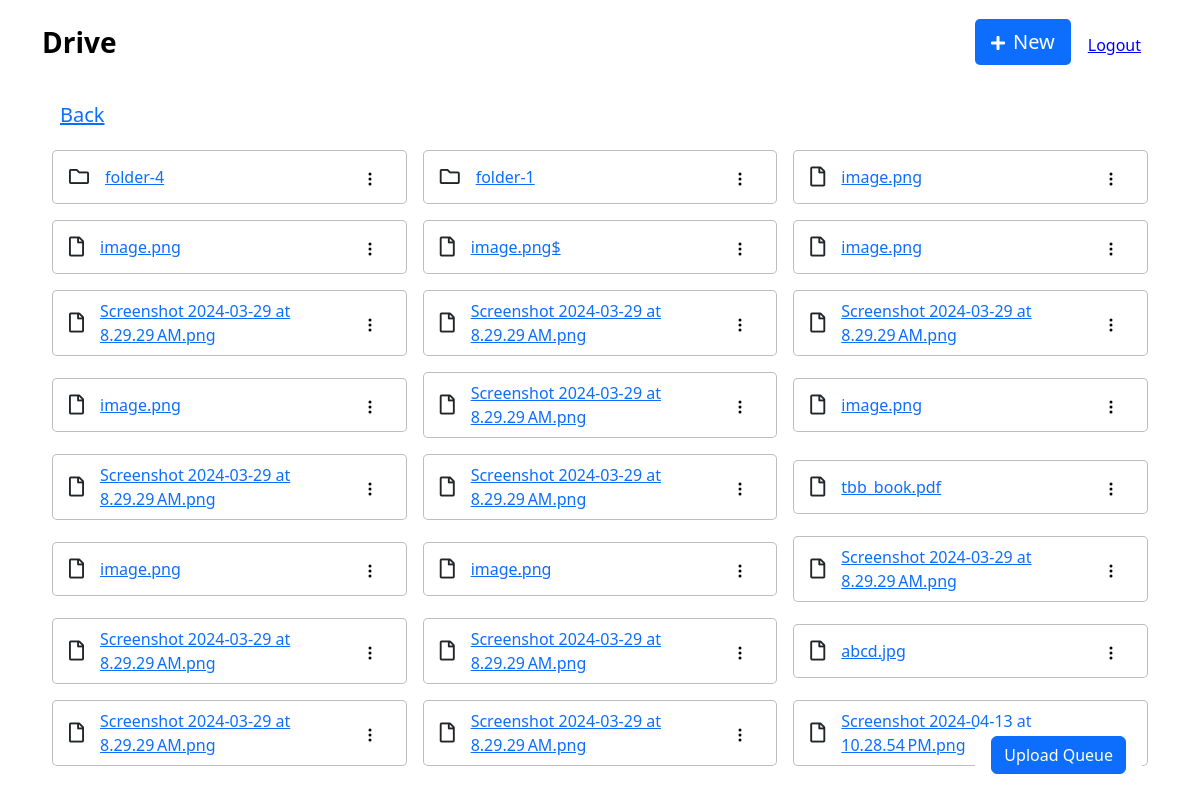
Page /drive/folders/ (signed in) on the committed database.
### drive/models.py (models this page shows)
class Folder(models.Model):
    name = models.CharField(max_length=100)
    created_at = models.DateTimeField(auto_now_add=True)
    parent_folder = models.ForeignKey('self', on_delete=models.CASCADE, null=True, blank=True)
    is_empty = models.BooleanField(default=True)
    user = models.ForeignKey(User, on_delete=models.CASCADE, null=True, blank=True)

class File(models.Model):
    name = models.CharField(max_length=100)
    created_at = models.DateTimeField(auto_now_add=True)
    object_key = models.CharField(max_length=300)
    folder = models.ForeignKey(Folder, on_delete=models.CASCADE, null=True, blank=True)
    user = models.ForeignKey(User, on_delete=models.CASCADE, null=True, blank=True)

### drive/views.py (the view, shortened to what this page needs)
# urls.py: path('folders/', FolderListView.as_view()),
class FolderListView(LoginRequiredMixin, View):
    template_name = "main.html"
    def get(self, request, *args, **kwargs):
        context = {}
        folder_id = self.kwargs.get('folder_id', None)
        if folder_id:
            folder = Folder.objects.get(id=folder_id, user=request.user)
            context['parent_folder_id'] = folder.parent_folder and folder.parent_folder.id
        context['folder_id'] = folder_id
        context['folders'] = Folder.objects.filter(parent_folder=folder_id, user=request.user)
        context['files'] =  File.objects.filter(folder=folder_id, user=request.user)
        request.session['current_folder_id'] = folder_id
        return render(request, 'main.html', context)

### drive/templates/main.html (shortened to what this page needs)
{% extends 'partials/base.html' %}
{% block content %}
<main style="font-size: 20px;">
    <nav class="navbar navbar-expand-md bg-body py-3">
        <div class="container"><a class="navbar-brand d-flex align-items-center" href="#"><span class="fs-3 fw-bold">Drive</span></a>
            <div class="collapse navbar-collapse" id="navcol-2">
                <ul class="navbar-nav ms-auto">
                    <li class="nav-item dropdown"><a class="nav-link" aria-expanded="false" data-bs-toggle="dropdown" href="#" style="background: rgb(13,110,253);color: rgb(255,255,255);border-radius: 5px;padding: 8px 16px;"><i class="fas fa-plus fs-6 me-2 align-self-end"></i>New</a>
                    </li>
                </ul>
            </div>
            <form method="post" action="{% url 'users:logout' %}">
                <button class="btn ps-3 pb-0 pe-3 ms-0" style="font-size: 16px; color:blue; text-decoration:underline;">Logout</button>
            </form>
        </div>
    </nav>
<div class="container-fliud"  style="padding: 0px 32px;">
    <div class="row gx-2 gy-2" id="file-items" style="padding: 8px 16px;">
        <div style="padding: 8px 16px;">
            {% if parent_folder_id %}
            <a href="/drive/folders/{{ parent_folder_id }}"> Back </a>
            {% else %}
            <a href="/drive/"> Back </a>
            {% endif %}
        </div>
        {% for item in folders %}
            {% include './partials/folder_item.html' with item=item rename_modal_id="#modal-4" delete_modal_id="#modal-5" %}
        {% endfor %}
        {% for item in files %}
            {% include './partials/file_item.html' with item=item rename_modal_id="#modal-2" delete_modal_id="#modal-3" %}
        {% endfor %}
    </div>
</div>
<div  class="position-fixed me-5" style="background: var(--bs-body-bg);right: 10px;bottom: 10px;padding: 8px 16px;text-align: left;">
    <a id="dropdown-btn" class="btn btn-primary mb-2" data-bs-toggle="collapse" aria-expanded="false" aria-controls="collapse-1" href="#" role="button" style="width: 100%;">Upload Queue</a>
</div>
</main>
{% endblock %}

### drive/templates/partials/file_item.html (shortened to what this page needs)
{% extends './item_card.html' %}
{% block data_attr %}
    data-file-id="{{ item.id}}" data-file-name="{{ item.name}}"
{% endblock%}
{% block card_content %}
    <i class="far fa-file" style="font-size: 20px;"></i>
    <a class="file-item-link pe-auto" href="#"> {{ item.name}} </a>
{% endblock %}

### drive/templates/partials/item_card.html (shortened to what this page needs)
<div class="align-self-center col-12 col-sm-6 col-md-4 col-lg-4 col-xl-4 col-xxl-3" style="padding: 4px 8px;"  {% block data_attr %} {% endblock%}>
    <div class="d-flex justify-content-between align-items-center" style="padding: 8px 16px;font-size: 16px;background: var(--bs-body-bg); border: 1px solid rgba(132,135,139,0.55);border-radius: 5px;">
        <div class="d-flex justify-content-between align-items-center gap-3" >
            {% block card_content %} {% endblock %}
        </div>
        <div>
            <div class="dropdown show">
                <button class="btn btn-primary" aria-expanded="true" data-bs-toggle="dropdown" type="button" style="background: var(--bs-btn-disabled-color);color: rgb(5,5,5);border-style: none;">
                    {% include './three_dot_icon.html' %}
                </button>
            </div>
        </div>
    </div>
</div>

### drive/templates/partials/three_dot_icon.html
<svg xmlns="http://www.w3.org/2000/svg" width="1em" height="1em" fill="currentColor" viewBox="0 0 16 16" class="bi bi-three-dots-vertical">
    <path d="M9.5 13a1.5 1.5 0 1 1-3 0 1.5 1.5 0 0 1 3 0m0-5a1.5 1.5 0 1 1-3 0 1.5 1.5 0 0 1 3 0m0-5a1.5 1.5 0 1 1-3 0 1.5 1.5 0 0 1 3 0"></path>
</svg>

### drive/templates/partials/folder_item.html (shortened to what this page needs)
{% extends './item_card.html'%}
{% block data_attr %}
    data-folder-id="{{ item.id}}" data-folder-name="{{ item.name}}" data-folder-is-emtpy={% if item.is_empty %}1{% else %}0{% endif %}
{% endblock%}
{% block card_content %}
    <i class="far fa-folder" style="font-size: 20px;"></i>
    <a data-cy="folder-click" class="pe-auto" href="/drive/folders/{{ item.id }}"> {{ item.name}} </a>
{% endblock %}

### rows in the picture
Folder: name "folder-4"
Folder: name "folder-1"
File: name "image.png"
File: name "image.png"
File: name "image.png$"
File: name "image.png"
File: name "Screenshot 2024-03-29 at 8.29.29 AM.png"
File: name "Screenshot 2024-03-29 at 8.29.29 AM.png"
File: name "Screenshot 2024-03-29 at 8.29.29 AM.png"
File: name "image.png"
File: name "Screenshot 2024-03-29 at 8.29.29 AM.png"
File: name "image.png"
File: name "Screenshot 2024-03-29 at 8.29.29 AM.png"
File: name "Screenshot 2024-03-29 at 8.29.29 AM.png"
File: name "tbb_book.pdf"
File: name "image.png"
File: name "image.png"
File: name "Screenshot 2024-03-29 at 8.29.29 AM.png"
File: name "Screenshot 2024-03-29 at 8.29.29 AM.png"
File: name "Screenshot 2024-03-29 at 8.29.29 AM.png"
File: name "abcd.jpg"
File: name "Screenshot 2024-03-29 at 8.29.29 AM.png"
File: name "Screenshot 2024-03-29 at 8.29.29 AM.png"
File: name "Screenshot 2024-04-13 at 10.28.54 PM.png"
